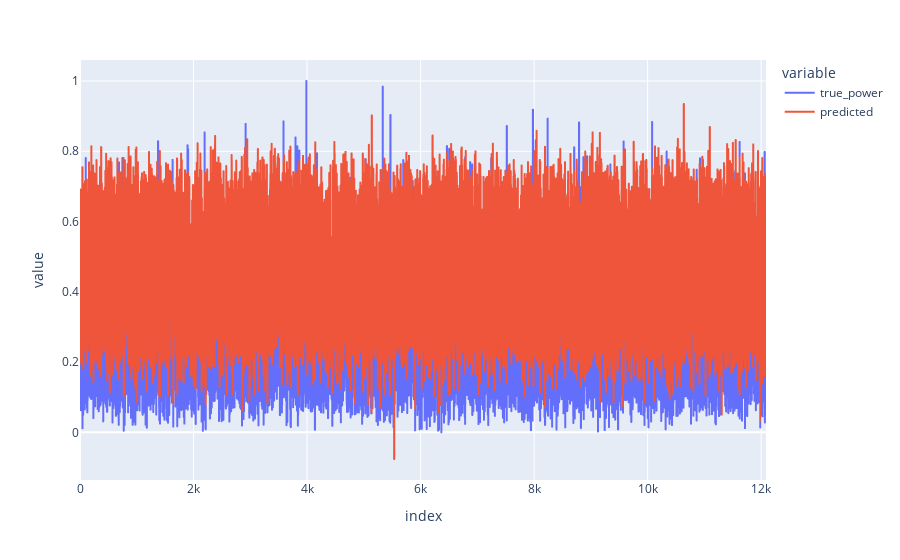

The code cell stored with this chart in its notebook:
### Code cell
px.line(plotting, y=['true_power', 'predicted'])

### Figure 1 — Plotly figure (JSON) as saved in the notebook; plotly's stock layout.template omitted (floating-point values rounded to 4 significant figures; data arrays with more than 128 entries replaced by an {"elided": "..."} marker saying what was removed)
{"data": [{"hovertemplate": "variable=true_power<br>index=%{x}<br>value=%{y}<extra></extra>", "legendgroup": "true_power", "line": {"color": "#636efa", "dash": "solid"}, "marker": {"symbol": "circle"}, "mode": "lines", "name": "true_power", "showlegend": true, "type": "scattergl", "x": {"elided": "12086 int values"}, "xaxis": "x", "y": {"elided": "12086 float values"}, "yaxis": "y"}, {"hovertemplate": "variable=predicted<br>index=%{x}<br>value=%{y}<extra></extra>", "legendgroup": "predicted", "line": {"color": "#EF553B", "dash": "solid"}, "marker": {"symbol": "circle"}, "mode": "lines", "name": "predicted", "showlegend": true, "type": "scattergl", "x": {"elided": "12086 int values"}, "xaxis": "x", "y": {"elided": "12086 float values"}, "yaxis": "y"}], "layout": {"legend": {"title": {"text": "variable"}, "tracegroupgap": 0}, "margin": {"t": 60}, "xaxis": {"anchor": "y", "domain": [0, 1], "title": {"text": "index"}}, "yaxis": {"anchor": "x", "domain": [0, 1], "title": {"text": "value"}}}}
